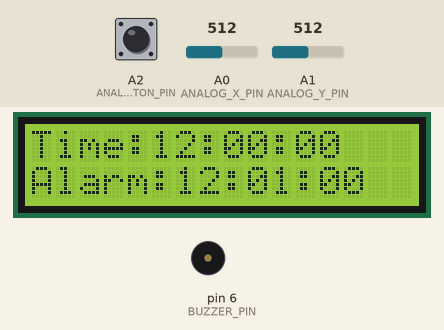
Recording of a sketch running on a simulated Arduino Uno, built with avr-gcc and run on an emulated ATmega328P. On the bench: 16×2 character LCD, buzzer (waves = sounding, pin HIGH). The inputs (shaded band) are chosen by the test bench; at power-on: A2 (ANALOG_BUTTON_PIN) HIGH, A0 (ANALOG_X_PIN) = 512, A1 (ANALOG_Y_PIN) = 512. What the sketch prints to the serial monitor is not drawn.

Above: at 0.9 s.
1.0 s: A2 (ANALOG_BUTTON_PIN) pulled LOW for 0.15 s
At 2.2 s:
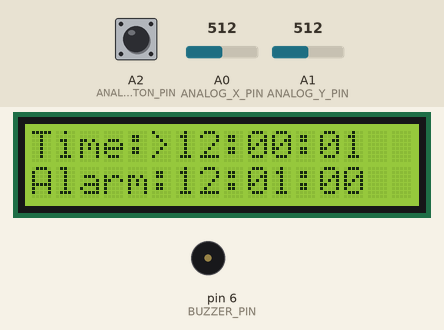
2.6 s: A0 (ANALOG_X_PIN) set to 891
4.1 s: A0 (ANALOG_X_PIN) set to 912
At 4.95 s:
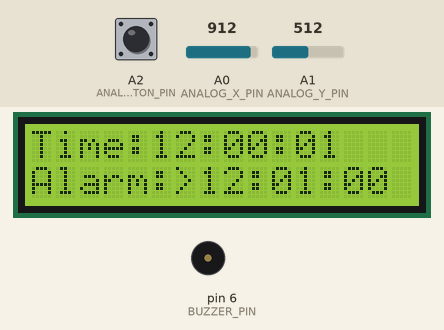
7.1 s: A1 (ANALOG_Y_PIN) set to 886
8.6 s: A1 (ANALOG_Y_PIN) set to 913
At 9.4 s:
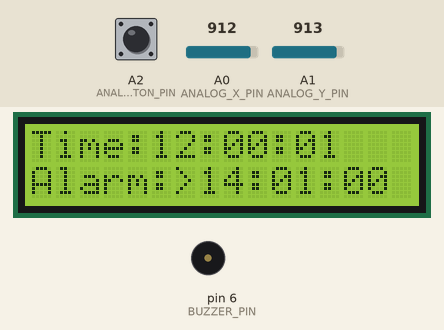
10.4 s: A2 (ANALOG_BUTTON_PIN) pulled LOW for 1 s
At 10.67 s:
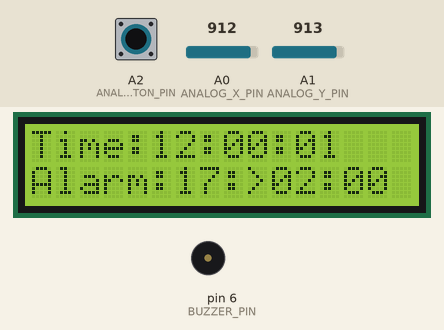
Timing chart, 0 to 13.0 s (numbered marks = the images above; inputs shaded):
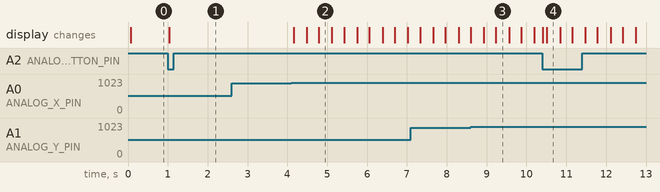

The sketch:

atividade3.ino
```cpp
#include <Arduino_FreeRTOS.h>
#include <semphr.h>
#include <queue.h>

#include "lcd.h"
#include "watch.h"
#include "alarm.h"
#include "time.h"
#include "joystick.h"

#define ANALOG_X_PIN A0
#define ANALOG_Y_PIN A1
#define ANALOG_BUTTON_PIN A2
#define BUZZER_PIN 6

LiquidCrystal lcd(12, 11, 5, 4, 3, 2);
Joystick joystick;

Time currentWatch;
Time currentAlarm;

QueueHandle_t xInputQueue;         // Fila para eventos do Joystick/Botão
SemaphoreHandle_t xAlarmSemaphore; // Sinaliza que o alarme disparou
SemaphoreHandle_t xWatchMutex;     // Protege a variável de tempo (currentWatch)

struct InputEvent
{
  JoystickDirection direction;
  bool buttonPressed;
}; // Estrutura para eventos de input

enum States
{
  SET_HOUR,
  SET_MINUTE,
  SET_SECOND,
  SET_ALARM_HOUR,
  SET_ALARM_MINUTE,
  SET_ALARM_SECOND,
  NORMAL,
  ALARM_TRIGGERED
};

volatile States state = NORMAL;

/**
 * @brief Task de leitura do joystick e botão (50ms)
 *
 * @param pvParameters
 */
void TaskInput(void *pvParameters)
{
  (void)pvParameters;

  pinMode(ANALOG_BUTTON_PIN, INPUT_PULLUP);
  setupJoystick(&joystick, ANALOG_X_PIN, ANALOG_Y_PIN, ANALOG_BUTTON_PIN);

  for (;;)
  {
    InputEvent event;
    event.direction = isJoystickMoved(&joystick);
    event.buttonPressed = isButtonPressed(&joystick);

    // Se houver qualquer ação, envia para a fila
    if (event.direction != NONE || event.buttonPressed)
    {
      xQueueSend(xInputQueue, &event, portMAX_DELAY);
    }

    vTaskDelay(50 / portTICK_PERIOD_MS); // Polling de 50ms
  }
}

/**
 * @brief Task que atualiza o relógio a cada segundo
 *
 * @param pvParameters
 */
void TaskClock(void *pvParameters)
{
  (void)pvParameters;

  TickType_t xLastWakeTime = xTaskGetTickCount();
  const TickType_t xFrequency = 1000 / portTICK_PERIOD_MS; // 1 segundo

  for (;;)
  {
    // Espera exatos 1 segundo desde a última execução
    vTaskDelayUntil(&xLastWakeTime, xFrequency);

    // Entra na região crítica para atualizar o relógio
    if (xSemaphoreTake(xWatchMutex, portMAX_DELAY) == pdTRUE)
    {

      // Só atualiza o relógio se NÃO estivermos editando a hora (estado NORMAL ou ALARM_TRIGGERED)
      if (state == NORMAL || state == ALARM_TRIGGERED)
      {
        updateWatch();

        // Verifica se o alarme deve tocar
        Time w = getWatch();
        currentWatch = w;

        if (isAlarmTriggered(w.hours, w.minutes, w.seconds))
        {
          xSemaphoreGive(xAlarmSemaphore); // Dispara a task do buzzer
        }
      }

      xSemaphoreGive(xWatchMutex);
    }
  }
}

/**
 * @brief Consome os inputs e gerencia a Máquina de Estados e o LCD
 *
 * @param pvParameters
 */
void TaskInterface(void *pvParameters)
{
  (void)pvParameters;

  initLCD(&lcd);

  // Configuração Inicial Padrão
  Time t = {12, 0, 0};
  setupWatch(t);
  setupAlarm(12, 1, 0);
  currentWatch = t;
  currentAlarm = getAlarm();

  InputEvent input;

  for (;;)
  {
    // 1. Atualiza a Tela
    // Usamos o Mutex para ler o tempo sem conflito com o TaskClock
    if (xSemaphoreTake(xWatchMutex, 100) == pdTRUE)
    {
      if (state == NORMAL || state == ALARM_TRIGGERED)
      {
        displayTime(&lcd, currentWatch, currentAlarm.hours, currentAlarm.minutes, currentAlarm.seconds);
      }
      else
      {
        // Modo de Edição: Mostra cursor
        // Mapeia o estado para o campo de edição (0 a 5) conforme lcd.cpp
        int editField = 0;
        if (state == SET_HOUR)
        {
          editField = 0;
        }
        else if (state == SET_MINUTE)
        {
          editField = 1;
        }
        else if (state == SET_SECOND)
        {
          editField = 2;
        }
        else if (state == SET_ALARM_HOUR)
        {
          editField = 3;
        }
        else if (state == SET_ALARM_MINUTE)
        {
          editField = 4;
        }
        else if (state == SET_ALARM_SECOND)
        {
          editField = 5;
        }

        displayTimeWithCursor(&lcd, currentWatch, currentAlarm.hours, currentAlarm.minutes, currentAlarm.seconds, editField);
      }
      xSemaphoreGive(xWatchMutex);
    }

    // 2. Processar Inputs (Espera por 100ms max, para manter o LCD atualizando)
    if (xQueueReceive(xInputQueue, &input, 100 / portTICK_PERIOD_MS) == pdTRUE)
    {
      // Alarme Tocando -> Botão para
      if (state == ALARM_TRIGGERED && input.buttonPressed)
      {
        state = NORMAL;
        continue;
      }

      // Entrar no modo de edição (Do NORMAL para SET_HOUR)
      if (state == NORMAL && input.buttonPressed)
      {
        state = SET_HOUR;
        continue;
      }

      // Durante edição de hora/alarme
      if (state != NORMAL && state != ALARM_TRIGGERED)
      {

        // Navegação entre os tempos (Esquerda/Direita)
        if (input.direction == RIGHT)
        {
          // Avança estado ou volta pro NORMAL se estiver no fim
          state = (state == SET_ALARM_SECOND) ? SET_HOUR : (States)(state + 1);
        }
        else if (input.direction == LEFT)
        {
          // Volta estado
          state = (state == SET_HOUR) ? SET_ALARM_SECOND : (States)(state - 1);
        }
        // Botão avança para o próximo campo (Confirmar)
        else if (input.buttonPressed)
        {
          if (state == SET_ALARM_SECOND)
          {
            state = NORMAL;
          }
          else
          {
            state = (States)(state + 1);
          }

          // Ao sair de campos de relógio salva
          if (state == SET_ALARM_HOUR)
          {
            xSemaphoreTake(xWatchMutex, portMAX_DELAY);
            setupWatch(currentWatch);
            xSemaphoreGive(xWatchMutex);
          }
          // Ao sair de campos de alarme salva e voltar ao normal
          if (state == NORMAL)
          {
            setupAlarm(currentAlarm.hours, currentAlarm.minutes, currentAlarm.seconds);
          }
        }
        // escolha de valores de tempo (Cima/Baixo)
        else if (input.direction == UP || input.direction == DOWN)
        {
          int change = (input.direction == UP) ? 1 : -1;

          // Edição do RELÓGIO
          if (state <= SET_SECOND)
          {
            xSemaphoreTake(xWatchMutex, portMAX_DELAY);
            if (state == SET_HOUR)
            {
              currentWatch.hours += change;
              if (currentWatch.hours >= 24)
              {
                currentWatch.hours = 0;
              }
              if (currentWatch.hours < 0)
              {
                currentWatch.hours = 23;
              }
            }
            else if (state == SET_MINUTE)
            {
              currentWatch.minutes += change;
              if (currentWatch.minutes >= 60)
              {
                currentWatch.minutes = 0;
              }
              if (currentWatch.minutes < 0)
              {
                currentWatch.minutes = 59;
              }
            }
            else if (state == SET_SECOND)
            {
              currentWatch.seconds += change;
              if (currentWatch.seconds >= 60)
              {
                currentWatch.seconds = 0;
              }
              if (currentWatch.seconds < 0)
              {
                currentWatch.seconds = 59;
              }
            }
            // Atualiza imediatamente o sistema para refletir a mudança
            setupWatch(currentWatch);
            xSemaphoreGive(xWatchMutex);
          }
          // Edição do ALARME
          else
          {
            if (state == SET_ALARM_HOUR)
            {
              currentAlarm.hours += change;
              if (currentAlarm.hours >= 24)
              {
                currentAlarm.hours = 0;
              }
              if (currentAlarm.hours < 0)
              {
                currentAlarm.hours = 23;
              }
            }
            else if (state == SET_ALARM_MINUTE)
            {
              currentAlarm.minutes += change;
              if (currentAlarm.minutes >= 60)
              {
                currentAlarm.minutes = 0;
              }
              if (currentAlarm.minutes < 0)
              {
                currentAlarm.minutes = 59;
              }
            }
            else if (state == SET_ALARM_SECOND)
            {
              currentAlarm.seconds += change;
              if (currentAlarm.seconds >= 60)
              {
                currentAlarm.seconds = 0;
              }
              if (currentAlarm.seconds < 0)
              {
                currentAlarm.seconds = 59;
              }
            }
            setupAlarm(currentAlarm.hours, currentAlarm.minutes, currentAlarm.seconds);
          }
        }
      }
    }
  }
}

/**
 * @brief Task responsável por tocar o alarme (sirene)
 *
 * @param pvParameters
 */
void TaskAlarm(void *pvParameters)
{
  (void)pvParameters;

  pinMode(BUZZER_PIN, OUTPUT);

  for (;;)
  {
    // Espera o alarme ser disparado
    if (xSemaphoreTake(xAlarmSemaphore, portMAX_DELAY) == pdTRUE)
    {

      state = ALARM_TRIGGERED; // Força estado para interface ver

      // Nova sirene: variação de frequência
      while (state == ALARM_TRIGGERED)
      {
        for (int hz = 440; hz < 1200; hz += 20)
        {
          if (state != ALARM_TRIGGERED)
            break;
          tone(BUZZER_PIN, hz);
          vTaskDelay(20 / portTICK_PERIOD_MS);
        }
        for (int hz = 1200; hz > 440; hz -= 20)
        {
          if (state != ALARM_TRIGGERED)
            break;
          tone(BUZZER_PIN, hz);
          vTaskDelay(20 / portTICK_PERIOD_MS);
        }
      }
      noTone(BUZZER_PIN);
    }
  }
}


void setup()
{
  Serial.begin(115200);

  // Inicializa estruturas do RTOS
  xInputQueue = xQueueCreate(10, sizeof(InputEvent));
  xAlarmSemaphore = xSemaphoreCreateBinary();
  xWatchMutex = xSemaphoreCreateMutex();

  // Criação das Tasks
  xTaskCreate(TaskClock, "Clock", 128, NULL, 4, NULL);         // Máxima prioridade (tempo real)
  xTaskCreate(TaskInput, "Input", 128, NULL, 3, NULL);         // Alta prioridade (responsividade)
  xTaskCreate(TaskAlarm, "Alarm", 128, NULL, 2, NULL);         // Média
  xTaskCreate(TaskInterface, "Interface", 256, NULL, 1, NULL); // Baixa (UI pode esperar ms)

  vTaskStartScheduler();
}

void loop()
{
}
```

alarm.cpp
```cpp
#include "alarm.h"

#define HIGH 440

Time alarm;

void setupAlarm(int hour, int minute, int second)
{
    alarm.hours = hour;
    alarm.minutes = minute;
    alarm.seconds = second;
}

Time getAlarm()
{
    return alarm;
}

bool isAlarmTriggered(int currentHour, int currentMinute, int currentSecond)
{
    return (currentHour == alarm.hours) && (currentMinute == alarm.minutes) && (currentSecond == alarm.seconds);
}
```

alarm.h
```cpp
#include "watch.h"
#include "time.h"
#ifndef ALARM_H
#define ALARM_H

void setupAlarm(int hour, int minute, int second);
// TODO: mudar alarm para Time
bool isAlarmTriggered(int currentHour, int currentMinute, int currentSecond);
Time getAlarm();

#endif
```

joystick.cpp
```cpp
#include "joystick.h"

#include <Arduino.h>

void setupJoystick(Joystick *joystick, int portX, int portY, int button)
{
    joystick->portX = portX;
    joystick->portY = portY;
    joystick->button = button;
    joystick->lastButtonTime = 0;
    joystick->lastJoystickTime = 0;
    joystick->lastButtonState = HIGH;
}

bool isButtonPressed(Joystick *joystick)
{
    bool currentState = digitalRead(joystick->button) == LOW;
    Serial.print("Joystick Button State: ");
    Serial.println(currentState ? "PRESSED" : "RELEASED");
    unsigned long currentTime = millis();

    if (currentState != joystick->lastButtonState &&
        currentTime - joystick->lastButtonTime > 50)
    {
        joystick->lastButtonTime = currentTime;
        joystick->lastButtonState = currentState;
        return currentState;
    }
    return false;
}

JoystickDirection isJoystickMoved(Joystick *joystick)
{
    unsigned long currentTime = millis();
    if (currentTime - joystick->lastJoystickTime < 300)
        return NONE;

    int yValue = analogRead(joystick->portY);
    if (yValue >= 900)
    {
        joystick->lastJoystickTime = currentTime;
        return UP;
    }
    else if (yValue <= 100)
    {
        joystick->lastJoystickTime = currentTime;
        return DOWN;
    }
    int xValue = analogRead(joystick->portX);
    if (xValue >= 900)
    {
        joystick->lastJoystickTime = currentTime;
        return RIGHT;
    }
    else if (xValue <= 100)
    {
        joystick->lastJoystickTime = currentTime;
        return LEFT;
    }
    return NONE;
}
```

joystick.h
```cpp
#ifndef JOYSTICK_H
#define JOYSTICK_H

#define ANALOG_X_CORRECTION 128
#define ANALOG_Y_CORRECTION 128

typedef struct
{
    int portX;
    int portY;
    int button;
    unsigned long lastButtonTime;
    unsigned long lastJoystickTime;
    bool lastButtonState;
} Joystick;

typedef enum
{
    UP = 0,
    DOWN = 1,
    LEFT = 2,
    RIGHT = 3,
    NONE = 4
} JoystickDirection;

void setupJoystick(Joystick *joystick, int portX, int portY, int button);
bool isButtonPressed(Joystick *joystick);
JoystickDirection isJoystickMoved(Joystick *joystick);

#endif
```

time.cpp
```cpp
#include "time.h"

Time currentTime;

void initTime()
{
    currentTime.hours = 0;
    currentTime.minutes = 0;
    currentTime.seconds = 0;
}
```

time.h
```cpp
#ifndef TIME_H
#define TIME_H

typedef struct
{
    int hours;
    int minutes;
    int seconds;
} Time;

void initTime();

#endif
```

watch.cpp
```cpp
#include "watch.h"
#include <Arduino.h>

Time watch;
void setupWatch(Time time)
{
    watch = time;
}

void updateWatch()
{
    watch.seconds++;
    if (watch.seconds >= 60)
    {
        watch.seconds = 0;
        watch.minutes++;
        if (watch.minutes >= 60)
        {
            watch.minutes = 0;
            watch.hours++;
            if (watch.hours >= 24)
            {
                watch.hours = 0;
            }
        }
    }
}

Time getWatch()
{
    return watch;
}
```

watch.h
```cpp
#include "time.h"
#ifndef WATCH_H
#define WATCH_H

void setupWatch(Time time);
void updateWatch();
Time getWatch();

#endif
```

lcd.cpp
```cpp
#include "lcd.h"

void initLCD(LiquidCrystal *lcd)
{
    lcd->begin(16, 2);
    // Print a message to the LCD.
    lcd->print("hello, world!");
}

void updateLCD(LiquidCrystal *lcd, Time time)
{
    lcd->clear();
    lcd->setCursor(0, 0);
    lcd->print("Time:");
    lcd->setCursor(0, 1);
    if (time.hours < 10)
        lcd->print("0");
    lcd->print(time.hours);
    lcd->print(":");
    if (time.minutes < 10)
        lcd->print("0");
    lcd->print(time.minutes);
    lcd->print(":");
    if (time.seconds < 10)
        lcd->print("0");
    lcd->print(time.seconds);
}

void displayTime(LiquidCrystal *lcd, Time time, int alarmHour, int alarmMinute, int alarmSecond)
{
    lcd->clear();
    lcd->setCursor(0, 0);
    lcd->print("Time:");
    if (time.hours < 10)
    {
        lcd->print("0");
    }
    lcd->print(time.hours);
    lcd->print(":");
    if (time.minutes < 10)
    {
        lcd->print("0");
    }
    lcd->print(time.minutes);
    lcd->print(":");
    if (time.seconds < 10)
    {
        lcd->print("0");
    }
    lcd->print(time.seconds);

    lcd->setCursor(0, 1);
    lcd->print("Alarm:");
    if (alarmHour < 10)
    {
        lcd->print("0");
    }
    lcd->print(alarmHour);
    lcd->print(":");
    if (alarmMinute < 10)
    {
        lcd->print("0");
    }
    lcd->print(alarmMinute);
    lcd->print(":");
    if (alarmSecond < 10)
    {
        lcd->print("0");
    }
    lcd->print(alarmSecond);
}

void displayTimeWithCursor(LiquidCrystal *lcd, Time time, int alarmHour, int alarmMinute, int alarmSecond, int editField)
{
    lcd->clear();
    lcd->setCursor(0, 0);
    lcd->print("Time:");

    // Hour
    if (editField == 0)
        lcd->print(">");
    if (time.hours < 10)
        lcd->print("0");
    lcd->print(time.hours);

    lcd->print(":");

    // Minute
    if (editField == 1)
        lcd->print(">");
    if (time.minutes < 10)
        lcd->print("0");
    lcd->print(time.minutes);

    lcd->print(":");

    // Second
    if (editField == 2)
        lcd->print(">");
    if (time.seconds < 10)
        lcd->print("0");
    lcd->print(time.seconds);

    // Alarm line
    lcd->setCursor(0, 1);
    lcd->print("Alarm:");

    // Alarm Hour
    if (editField == 3)
        lcd->print(">");
    if (alarmHour < 10)
        lcd->print("0");
    lcd->print(alarmHour);

    lcd->print(":");

    // Alarm Minute
    if (editField == 4)
        lcd->print(">");
    if (alarmMinute < 10)
        lcd->print("0");
    lcd->print(alarmMinute);

    lcd->print(":");

    // Alarm Second
    if (editField == 5)
        lcd->print(">");
    if (alarmSecond < 10)
        lcd->print("0");
    lcd->print(alarmSecond);
}
```

lcd.h
```cpp
#include "time.h"
#ifndef LCD_H
#define LCD_H

#include "LiquidCrystal.h"

void initLCD(LiquidCrystal *lcd);
void updateLCD(LiquidCrystal *lcd, Time time);
// TODO: mudar alarm para Time
void displayTime(LiquidCrystal *lcd, Time time, int alarmHour, int alarmMinute, int alarmSecond);
void displayTimeWithCursor(LiquidCrystal *lcd, Time time, int alarmHour, int alarmMinute, int alarmSecond, int editField);

#endif
```

Measured:
- the behaviour switches between 899 and 900 on A0 (ANALOG_X_PIN) (found by bisection; images 1 and 2)
- after the input at 1.0 s, the display: changes at once (image 1)
- after the input at 2.6 s, every drawn part: stays the same
- after the input at 4.1 s, the display: first changes after 0.05 s (image 2 shows a later state)
